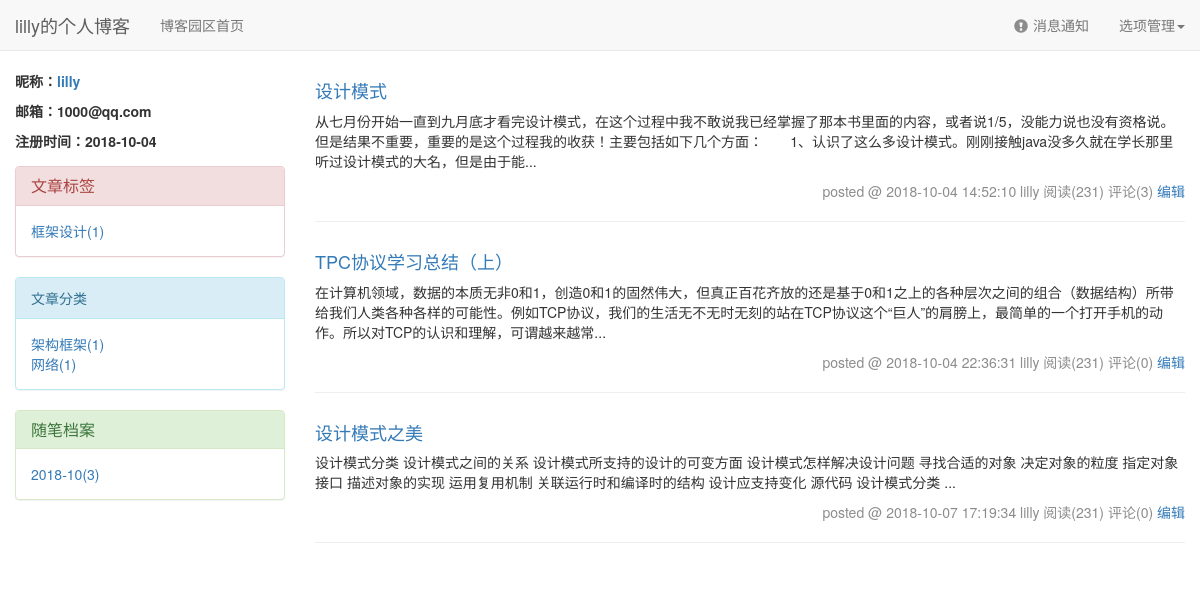
/lilly/, run on the app's committed database.
### blogs/models.py (models this page shows, shortened)
class UserInfo(AbstractUser):
    id = models.AutoField(primary_key=True)
    create_time = models.DateTimeField(verbose_name='创建时间', auto_now_add=True)
    telephone = models.CharField(max_length=18,null=True)
    avatar = models.FileField(upload_to='avatar/', default='avatar/default.jpg')
    blog = models.OneToOneField(to='Blog', to_field='id', null=True, on_delete=models.CASCADE)
    def __str__(self):
        return self.username

class Tag(models.Model):
    id = models.AutoField(primary_key=True)
    title = models.CharField(verbose_name='标签名称', max_length=32)
    blog = models.ForeignKey(verbose_name='所属博客', to='Blog', to_field='id', on_delete=models.CASCADE)

class Article(models.Model):
    id = models.AutoField(primary_key=True)
    title = models.CharField(verbose_name='文章标题', max_length=32)
    desc = models.CharField(verbose_name='文章描述', max_length=150)
    create_time = models.DateTimeField(verbose_name='创建时间', auto_now_add=True)
    content = models.TextField()
    comment_count = models.IntegerField(default=0)
    up_count = models.IntegerField(default=0)
    down_count = models.IntegerField(default=0)
    user = models.ForeignKey(verbose_name='作者', to='UserInfo', to_field='id', on_delete=models.CASCADE)
    kind = models.ForeignKey(verbose_name='分类', to='Kind', to_field='id', null=True, on_delete=models.CASCADE)
    tag = models.ManyToManyField(verbose_name='标签', to='Tag', through='Article2Tag',
                                 through_fields=('article', 'tag'), )
    def __str__(self):
        return self.title

### blogs/views.py (the view, shortened to what this page needs)
# urls.py: re_path(r'^(?P<username>\w+)/(?P<condition>tag|kind|date)/(?P<param>.*)/$',views.person_site),
def person_site(request,username,**kwargs):
    username = UserInfo.objects.filter(username=username).first()
    if not username:
        return render(request,'not_found.html')
    article_list = Article.objects.filter(user=username)
    return render(request,'person.html',locals())

### blogs/templatetags/user_tag.py (called while the page is built)
@register.inclusion_tag('classification.html')
def get_param(username):
    username = UserInfo.objects.filter(username=username).first()
    if username:
        article_list = Article.objects.filter(user=username)
        blog = username.blog
        kind_query = Kind.objects.filter(blog=blog).values('title').annotate(c=Count('id'))
        tag_query = Tag.objects.filter(blog=blog).values('title').annotate(c=Count('id'))
        date_list=Article.objects.filter(user=username).annotate(month=TruncMonth("create_time")).values("month").\
            annotate(c=Count("id")).values_list("month","c")
    return locals()

### templates/person.html
{% extends 'base.html' %}
{% block content %}
    {% for article in article_list %}
        <div class="form-group clearfix">
            <div class="content_box">
                <div class="content ">
                    <a href="/{{ username }}/article/{{ article.id }}"><h4>{{ article }}</h4></a>
                    <P class="content_desc">{{ article.desc }}</P>
                </div>
                <div class="article_footer pull-right ">
                    posted @ <span>{{ article.create_time|date:'Y-m-d H:i:s' }}</span>
                    <span>{{ article.user }}</span> <span>阅读(231)</span> <span>评论({{ article.comment_count }})</span>
                    {% if request.user == username %}
                        <a href="/backend/{{ article.id }}/update">编辑</a>
                    {% else %}
                        <a href="/backend">编辑</a>
                    {% endif %}
                </div>
            </div>
        </div>
        <hr>
    {% endfor %}
{% endblock %}

### templates/base.html (shortened to what this page needs)
<!DOCTYPE html>
<html lang="en">
<head>
    <link rel="stylesheet" href="/static/blogs/css/bootstrap.css">
</head>
<body>
<nav class="navbar navbar-default navbar-static-top">
    <div class="container-fluid">
        <div class="navbar-header">
            <a class="navbar-brand" href="/{{ username }}">{{ username }}的个人博客</a>
        </div>
        <div class="collapse navbar-collapse" id="bs-example-navbar-collapse-1">
            <ul class="nav navbar-nav">
                <li><a href="/">博客园区首页</a></li>
            </ul>
            <ul class="nav navbar-nav navbar-right">
                <li><a href="#"><span class="glyphicon glyphicon-exclamation-sign"></span>消息通知</a></li>
                <li class="dropdown">
                    <a href="#" class="dropdown-toggle" data-toggle="dropdown" role="button" aria-haspopup="true"
                       aria-expanded="false">选项管理<span class="caret"></span></a>
                </li>
            </ul>
        </div>
    </div>
</nav>
<div class="container">
    <div class="row">
        <div class="col-md-3">
            <div class="form-group">
                <b>
                    <p>昵称：<a href="/{{ username }}">{{ username }}</a></p>
                    <p>邮箱：{{ username.email }}</p>
                    <p>注册时间：{{ username.create_time |date:'Y-m-d' }}</p>
                </b>
            </div>
            {% load user_tag %}
            {% get_param username %}
        </div>
        <div class="col-md-9">
            {% block content %}
            {% endblock %}
        </div>
    </div>
</div>
</body>
</html>

### templates/classification.html
<div class="panel panel-danger">
    <div class="panel-heading">
        <h3 class="panel-title">文章标签</h3>
    </div>
    <div class="panel-body">
        {% for tag in tag_query %}
            <a href="/{{ username }}/tag/{{ tag.title }}">{{ tag.title }}({{ tag.c|default:'0'}})</a>
            <br>
        {% endfor %}
    </div>
</div>
<div class="panel panel-info">
    <div class="panel-heading">文章分类</div>
    <div class="panel-body">
        {% for kind in kind_query %}
            <a href="/{{ username }}/kind/{{ kind.title }}">{{ kind.title }}({{ kind.c|default:'0' }})</a>
            <br>
        {% endfor %}
    </div>
</div>
<div class="panel panel-success">
    <div class="panel-heading">
        <h3 class="panel-title">随笔档案</h3>
    </div>
    <div class="panel-body">
        {% for month,c in date_list %}
            <a href="/{{ username }}/date/{{ month|date:'Y/m' }}">{{ month|date:'Y-m'}}({{ c|default:'0' }})</a>
            <br>
        {% endfor %}
    </div>
</div>

### data on the page
UserInfo: username "lilly", email "1000@qq.com", create_time "2018-10-04"
Tag: title "框架设计", c "1"
Article: title "设计模式", desc "从七月份开始一直到九月底才看完设计模式，在这个过程中我不敢说我已经掌握了那本书里面的内容，或者说1/5，没能力说也没有资格说。但是结果不重要，重要的是这个过程我的收获！主要包括如下几个方面： 1、认识了这么多设计模式。刚刚接触java没多久就在学长那里听过设计模式的大名，但是由于能...", create_time "2018-10-04 14:52:10", user "lilly", comment_count "3"
Article: title "TPC协议学习总结（上）", desc "在计算机领域，数据的本质无非0和1，创造0和1的固然伟大，但真正百花齐放的还是基于0和1之上的各种层次之间的组合（数据结构）所带给我们人类各种各样的可能性。例如TCP协议，我们的生活无不无时无刻的站在TCP协议这个“巨人”的肩膀上，最简单的一个打开手机的动作。所以对TCP的认识和理解，可谓越来越常...", create_time "2018-10-04 22:36:31", user "lilly", comment_count "0"
Article: title "设计模式之美", desc "设计模式分类 设计模式之间的关系 设计模式所支持的设计的可变方面 设计模式怎样解决设计问题 寻找合适的对象 决定对象的粒度 指定对象接口 描述对象的实现 运用复用机制 关联运行时和编译时的结构 设计应支持变化 源代码 设计模式分类 ...", create_time "2018-10-07 17:19:34", user "lilly", comment_count "0"

### other printed values
{{ kind.title }} "架构框架" "网络"
{{ kind.c|default:'0' }} "1" "1"
{{ month|date:'Y-m' }} "2018-10"
{{ c|default:'0' }} "3"
